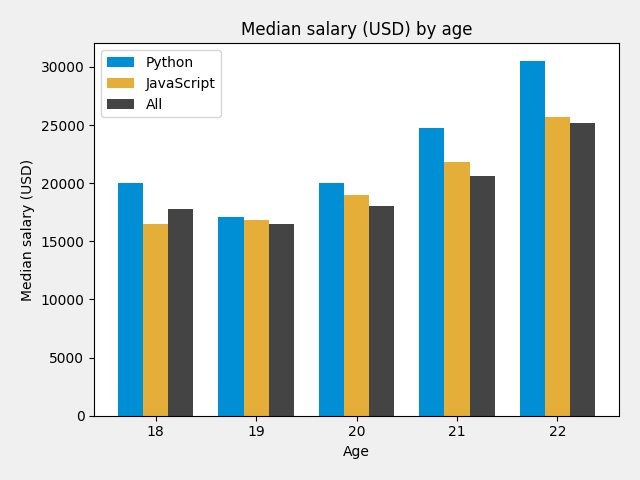

Here is the Python script that generated this plot:
# https://www.youtube.com/watch?v=nKxLfUrkLE8
import numpy as np
from matplotlib import pyplot as plt

ages_x = [18, 19, 20, 21, 22]
x_indexes = np.arange(len(ages_x))
width = 0.25

py_dev_y = [20046, 17100, 20000, 24744, 30500]
plt.bar(x_indexes - width, py_dev_y, width=width, label="Python", linewidth=2, color="#008FD5")

js_dev_y = [16446, 16791, 18942, 21780, 25704]
plt.bar(x_indexes, js_dev_y, width=width, label="JavaScript", linewidth=2, color="#E5AE38")

all_dev_y = [17784, 16500, 18012, 20628, 25206]
plt.bar(x_indexes + width, all_dev_y, width=width, label="All", color="#444444")

plt.xlabel("Age")
plt.ylabel("Median salary (USD)")
plt.title("Median salary (USD) by age")
plt.legend()
plt.xticks(ticks=x_indexes, labels=ages_x)
plt.style.use('fivethirtyeight')
plt.tight_layout()
plt.savefig("C:/OtherProjects/Learning-MatPlotLib/02 - Bar Charts and Analyzing Data from CSVs/Bar Charts.png")
plt.show()